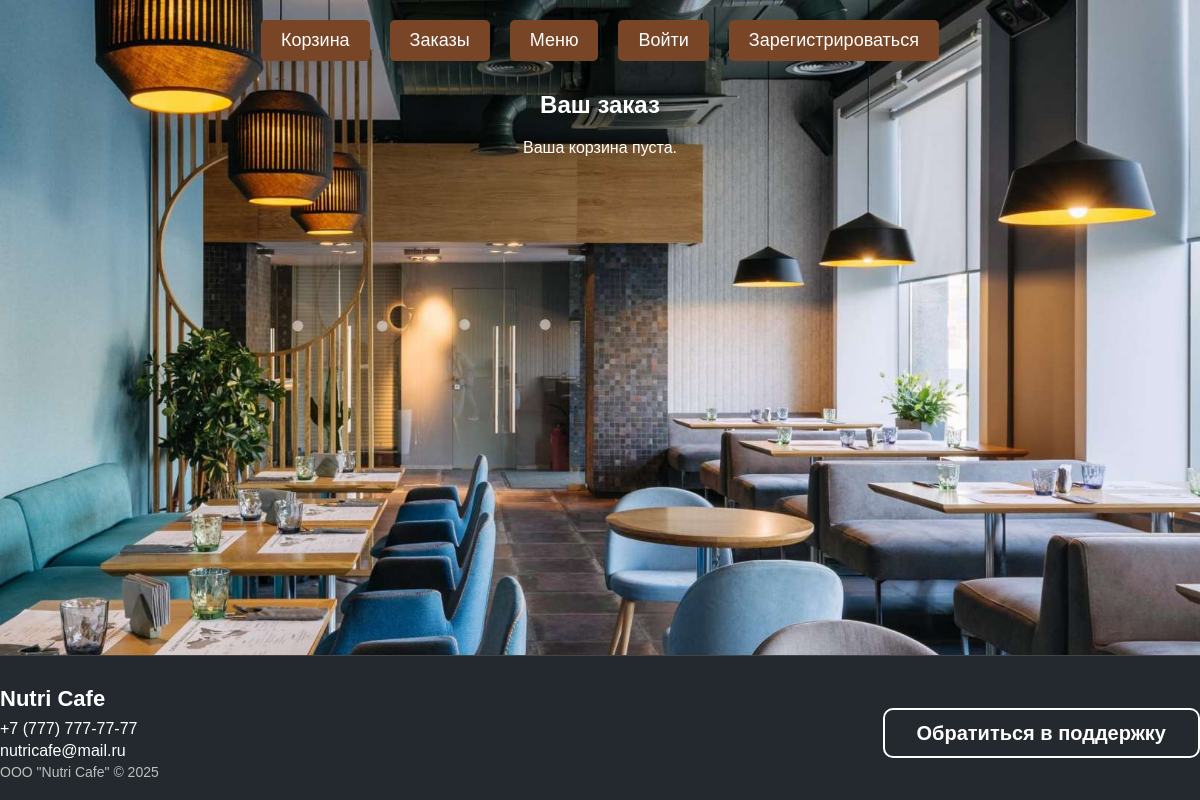
/view_cart/, run on an earlier commit of the app's database.
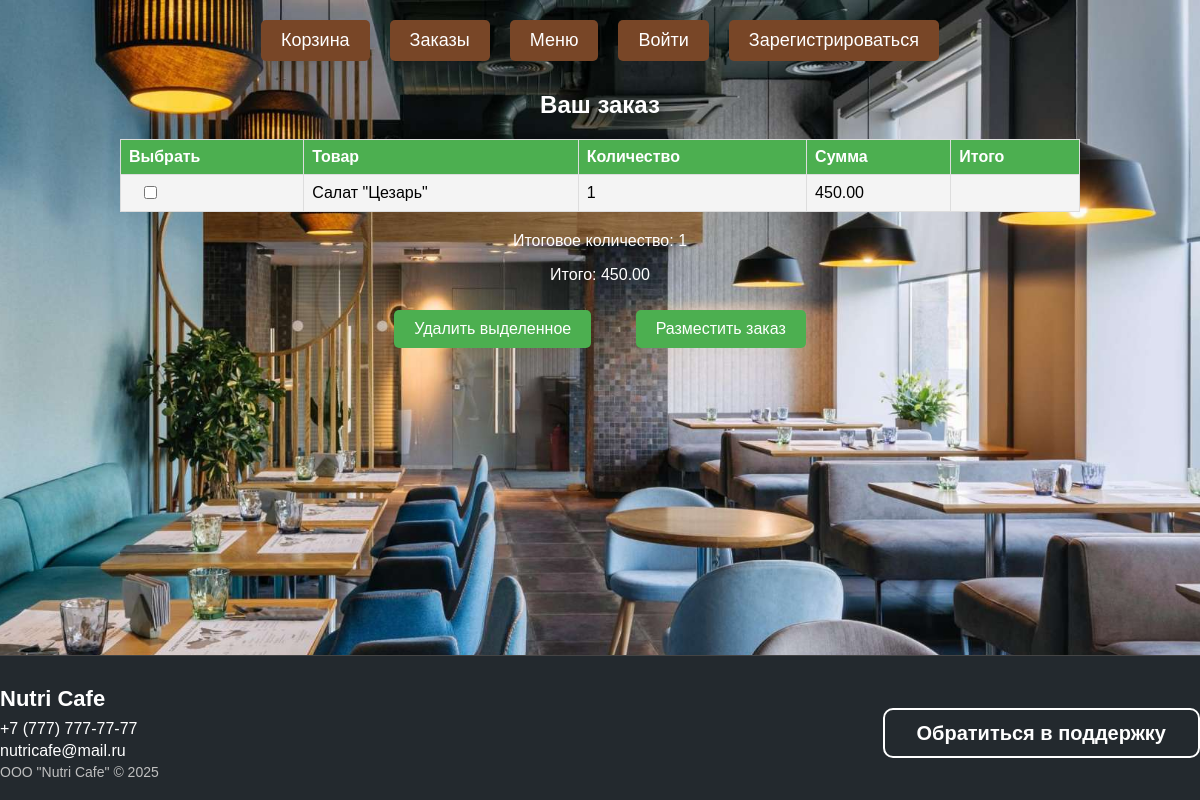
And on a later commit of the database.
### cafe_cat/models.py (models this page shows, shortened)
class CartItem(models.Model):
    cart = models.ForeignKey(Cart, on_delete=models.CASCADE)
    item = models.ForeignKey(MenuItem, on_delete=models.CASCADE)
    quantity = models.PositiveIntegerField(default=1)

class MenuItem(models.Model):
    name = models.CharField(max_length=100)
    price = models.DecimalField(max_digits=6, decimal_places=2)
    summary = models.TextField()
    is_featured = models.BooleanField(default=False)
    on_sale = models.BooleanField(default=False)
    discount = models.DecimalField(max_digits=6, decimal_places=2, default=0)
    sale_price = models.DecimalField(max_digits=6, decimal_places=2, default=0)
    image = models.ImageField(upload_to='menu_item_images/', null=True, blank=True)

### cafe_cat/views.py (the view)
# urls.py: path('view_cart/', views.view_cart, name='view_cart'),
def view_cart(request):
    user_cart = None
    if request.user.is_authenticated:
        user_cart, created = Cart.objects.get_or_create(user=request.user)
    else:
        session_key = request.session.session_key
        carts = Cart.objects.filter(session_key=session_key)
        if carts.exists():
            user_cart = carts.first()
        else:
            user_cart = Cart.objects.create(session_key=session_key)
    cart_items = CartItem.objects.filter(cart=user_cart)
    total_price = sum(cart_item.item.sale_price * cart_item.quantity if cart_item.item.on_sale else cart_item.item.price * cart_item.quantity for cart_item in cart_items)
    total_quantity = sum(cart_item.quantity for cart_item in cart_items)
    update_forms = {str(cart_item.id): UpdateQuantityForm(instance=cart_item) for cart_item in cart_items}
    return render(request, 'cafe_cat/view_cart.html', {
        'cart_items': cart_items,
        'total_price': total_price,
        'total_quantity': total_quantity,
        'update_forms': update_forms
    })

### cafe_cat/templates/cafe_cat/view_cart.html (shortened to what this page needs)
<!DOCTYPE html>
<html lang="ru">
<head>
</head>
<body>
    <div class="wrapper">
        <div class="buttons">
            <a href="{% url 'cafe_cat:view_cart' %}" class="button">Корзина</a>
            <a href="{% url 'cafe_cat:user_orders' %}" class="button">Заказы</a>
            <a href="{% url 'cafe_cat:menu' %}" class="button">Меню</a>
            {% if user.is_authenticated %}
                <a href="{% url 'cafe_cat:account' %}" class="button">Аккаунт</a>
            {% else %}
                <a href="{% url 'cafe_cat:login' %}" class="button">Войти</a>
                <a href="{% url 'cafe_cat:register' %}" class="button">Зарегистрироваться</a>
            {% endif %}
        </div>
        <h2>Ваш заказ</h2>
        {% if cart_items %}
            <form id="cart_form" action="{% url 'cafe_cat:remove_selected' %}" method="post">
                <table>
                    <thead>
                        <tr>
                            <th>Выбрать</th>
                            <th>Товар</th>
                            <th>Количество</th>
                            <th>Сумма</th>
                            <th>Итого</th>
                        </tr>
                    </thead>
                    <tbody>
                        {% for cart_item in cart_items %}
                        <tr>
                            <td><input type="checkbox" name="selected_items" value="{{ cart_item.id }}"></td>
                            <td>{{ cart_item.item.name }}</td>
                            <td>{{ cart_item.quantity }}</td>
                            <td>
                                {% if cart_item.item.on_sale %}
                                    {{ cart_item.item.sale_price }}
                                {% else %}
                                    {{ cart_item.item.price }}
                                {% endif %}
                            </td>
                            <td>{{ cart_item.total_item }}</td>
                        </tr>
                        {% endfor %}
                    </tbody>
                </table>
                <p>Итоговое количество: {{ total_quantity }}</p>
                <p>Итого: {{ total_price }}</p>
                <button type="submit">Удалить выделенное</button>
                <button type="submit" formaction="{% url 'cafe_cat:place_order_selected' %}">Разместить заказ</button>
            </form>
        {% else %}
            <p>Ваша корзина пуста.</p>
        {% endif %}
    </div>
    <footer>
        <div class="footer-content">
            <div class="footer-info">
                <div style="font-size: 22px; font-weight: bold; margin-bottom: 8px;">Nutri Cafe</div>
                <div style="font-size: 16px; margin-bottom: 4px;">+7 (777) 777-77-77</div>
                <div style="font-size: 16px; margin-bottom: 4px;">nutricafe@mail.ru</div>
                <div style="font-size: 14px; color: #bfbfbf;">ООО "Nutri Cafe" © 2025</div>
            </div>
            <div class="footer-btn">
                <a href="{% url 'cafe_cat:support' %}">Обратиться в поддержку</a>
            </div>
        </div>
    </footer>
</body>
</html>

What changed in the data, as far as the page shows it:
added CartItem: item.name "Салат \"Цезарь\"", quantity "1", item.price "450.00"
Also different on the page:
{{ total_quantity }}: (not shown) → "1"
{{ total_price }}: (not shown) → "450.00"
text no longer shown: "Ваша корзина пуста."
text now shown: "Выбрать Товар Количество Сумма Итого Итоговое количество: Итого: Удалить выделенное Разместить заказ"
